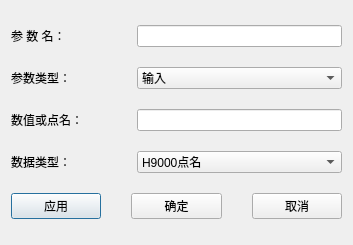
<?xml version="1.0" encoding="UTF-8"?>
<ui version="4.0">
 <class>CModelParamAddForm</class>
 <widget class="QDialog" name="CModelParamAddForm">
  <property name="geometry">
   <rect>
    <x>0</x>
    <y>0</y>
    <width>353</width>
    <height>245</height>
   </rect>
  </property>
  <property name="windowTitle">
   <string>添加模型参数</string>
  </property>
  <layout class="QVBoxLayout" name="verticalLayout" stretch="2,2,2,2,3">
   <item>
    <layout class="QHBoxLayout" name="horizontalLayout">
     <item>
      <widget class="QLabel" name="label">
       <property name="minimumSize">
        <size>
         <width>120</width>
         <height>0</height>
        </size>
       </property>
       <property name="maximumSize">
        <size>
         <width>120</width>
         <height>16777215</height>
        </size>
       </property>
       <property name="styleSheet">
        <string notr="true">font: 14pt &quot;宋体&quot;;</string>
       </property>
       <property name="text">
        <string>参 数 名：</string>
       </property>
      </widget>
     </item>
     <item>
      <widget class="QLineEdit" name="editName"/>
     </item>
    </layout>
   </item>
   <item>
    <layout class="QHBoxLayout" name="horizontalLayout_2">
     <item>
      <widget class="QLabel" name="label_2">
       <property name="minimumSize">
        <size>
         <width>120</width>
         <height>0</height>
        </size>
       </property>
       <property name="maximumSize">
        <size>
         <width>120</width>
         <height>16777215</height>
        </size>
       </property>
       <property name="styleSheet">
        <string notr="true">font: 14pt &quot;宋体&quot;;</string>
       </property>
       <property name="text">
        <string>参数类型：</string>
       </property>
      </widget>
     </item>
     <item>
      <widget class="QComboBox" name="editType">
       <item>
        <property name="text">
         <string>输入</string>
        </property>
       </item>
       <item>
        <property name="text">
         <string>输出</string>
        </property>
       </item>
       <item>
        <property name="text">
         <string>内部参数</string>
        </property>
       </item>
      </widget>
     </item>
    </layout>
   </item>
   <item>
    <layout class="QHBoxLayout" name="horizontalLayout_3">
     <item>
      <widget class="QLabel" name="label_3">
       <property name="minimumSize">
        <size>
         <width>120</width>
         <height>0</height>
        </size>
       </property>
       <property name="maximumSize">
        <size>
         <width>120</width>
         <height>16777215</height>
        </size>
       </property>
       <property name="styleSheet">
        <string notr="true">font: 14pt &quot;宋体&quot;;</string>
       </property>
       <property name="text">
        <string>数值或点名：</string>
       </property>
      </widget>
     </item>
     <item>
      <widget class="QLineEdit" name="editLogicalname"/>
     </item>
    </layout>
   </item>
   <item>
    <layout class="QHBoxLayout" name="horizontalLayout_4">
     <item>
      <widget class="QLabel" name="label_13">
       <property name="minimumSize">
        <size>
         <width>120</width>
         <height>0</height>
        </size>
       </property>
       <property name="maximumSize">
        <size>
         <width>120</width>
         <height>16777215</height>
        </size>
       </property>
       <property name="styleSheet">
        <string notr="true">font: 14pt &quot;宋体&quot;;</string>
       </property>
       <property name="text">
        <string>数据类型：</string>
       </property>
      </widget>
     </item>
     <item>
      <widget class="QComboBox" name="editDataType">
       <item>
        <property name="text">
         <string>H9000点名</string>
        </property>
       </item>
       <item>
        <property name="text">
         <string>常值</string>
        </property>
       </item>
      </widget>
     </item>
    </layout>
   </item>
   <item>
    <layout class="QHBoxLayout" name="horizontalLayout_5">
     <property name="spacing">
      <number>30</number>
     </property>
     <item>
      <widget class="QPushButton" name="buttonApply">
       <property name="styleSheet">
        <string notr="true">font: 12pt &quot;宋体&quot;;</string>
       </property>
       <property name="text">
        <string>应用</string>
       </property>
      </widget>
     </item>
     <item>
      <widget class="QPushButton" name="buttonEnter">
       <property name="styleSheet">
        <string notr="true">font: 12pt &quot;宋体&quot;;</string>
       </property>
       <property name="text">
        <string>确定</string>
       </property>
      </widget>
     </item>
     <item>
      <widget class="QPushButton" name="buttonExit">
       <property name="styleSheet">
        <string notr="true">font: 12pt &quot;宋体&quot;;</string>
       </property>
       <property name="text">
        <string>取消</string>
       </property>
      </widget>
     </item>
    </layout>
   </item>
  </layout>
 </widget>
 <tabstops>
  <tabstop>editName</tabstop>
  <tabstop>editType</tabstop>
  <tabstop>editLogicalname</tabstop>
  <tabstop>editDataType</tabstop>
  <tabstop>buttonEnter</tabstop>
  <tabstop>buttonExit</tabstop>
 </tabstops>
 <resources/>
 <connections>
  <connection>
   <sender>buttonExit</sender>
   <signal>clicked()</signal>
   <receiver>CModelParamAddForm</receiver>
   <slot>reject()</slot>
   <hints>
    <hint type="sourcelabel">
     <x>205</x>
     <y>475</y>
    </hint>
    <hint type="destinationlabel">
     <x>149</x>
     <y>254</y>
    </hint>
   </hints>
  </connection>
 </connections>
</ui>
